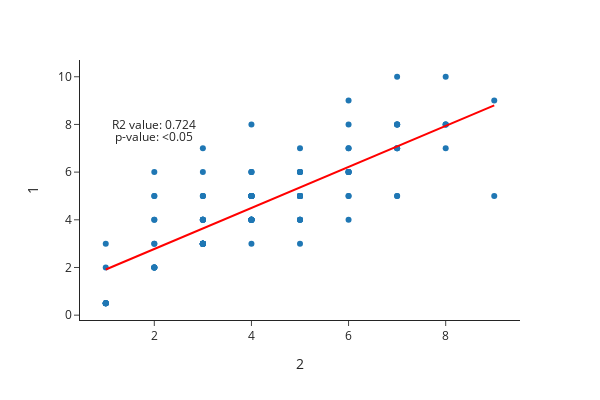

The cell this chart's notebook holds for it:
### Code cell
fig = px.scatter(lampsilis_clean,
    x="B age",
    y="L age",
#     color="ager",
    labels={
        "B age": "2",
        "L age": "1",
                 },
    width=600,
    height=400,           
    template="simple_white",
    trendline="ols",
    trendline_color_override="red"

)
fig.add_annotation(x=2, y=8,
                  text="R2 value: 0.724",
                   align= "left",
                  showarrow=False)
fig.add_annotation(x=2, y=7.5,
                  text="p-value: <0.05",
                  align="left",
                  showarrow=False)

# # linear regression
# regline = sm.OLS(lampsilis_clean["B age"],sm.add_constant(lampsilis_clean["Z age"])).fit().fittedvalues

# # add linear regression line for whole sample
# fig.add_traces(go.Scatter(x=lampsilis_clean["Z age"], y=regline,
#                           mode = 'lines',
#                           marker_color='red',
#                           name='trendline',
#                         )
#                           )

fig.write_image("images/B_L_teres.png")
fig

### Figure 1 — Plotly figure (JSON) as saved in the notebook; plotly's stock layout.template omitted (floating-point values rounded to 4 significant figures)
{"data": [{"hovertemplate": "2=%{x}<br>1=%{y}<extra></extra>", "legendgroup": "", "marker": {"color": "#1F77B4", "symbol": "circle"}, "mode": "markers", "name": "", "orientation": "v", "showlegend": false, "type": "scatter", "x": [5, 6, 4, 4, 3, 5, 2, 5, 8, 8, 4, 5, 5, 3, 9, 4, 5, 6, 4, 5, 4, 7, 6, 2, 5, 8, 5, 4, 7, 9, 3, 8, 2, 2, 7, 5, 7, 3, 1, 2, 1, 1, 4, 3, 5, 3, 3, 4, 3, 6, 6, 3, 2, 7, 5, 5, 8, 7, 4, 4, 3, 3, 3, 3, 3, 5, 3, 5, 2, 5, 4, 7, 6, 4, 3, 6, 3, 2, 7, 7, 4, 4, 2, 3, 3, 6, 5, 4, 6, 6, 3, 5, 4, 2, 5, 5, 3, 5, 2, 4, 3, 4, 3, 3, 4, 3, 3, 4, 4, 3, 4, 3, 7, 4, 4, 4, 4, 6, 4, 6, 1, 1, 1, 1, 1, 1, 2], "xaxis": "x", "y": [5, 9, 4, 5, 3, 4, 2, 5, 8, 8, 5, 5, 6, 3, 9, 5, 6, 7, 5, 5, 5, 8, 5, 5, 4, 7, 5, 4, 5, 5, 5, 10, 3, 5, 8, 7, 10, 4, 3, 3, 2, 0.5, 4, 5, 4, 4, 3, 6, 3, 6, 6, 4, 2, 5, 5, 5, 8, 7, 4, 5, 5, 3, 3, 3, 4, 6, 3, 5, 2, 5, 8, 8, 7, 3, 3, 6, 7, 4, 7, 8, 4, 5, 4, 3, 4, 5, 5, 6, 6, 8, 3, 4, 4, 2, 3, 6, 3, 6, 2, 4, 3, 6, 4, 3, 5, 3, 3, 4, 5, 3, 5, 6, 7, 4, 5, 4, 5, 6, 4, 4, 0.5, 0.5, 0.5, 0.5, 0.5, 0.5, 6], "yaxis": "y"}, {"hovertemplate": "<b>OLS trendline</b><br>L age = 0.860031 * B age + 1.05703<br>R<sup>2</sup>=0.646481<br><br>2=%{x}<br>1=%{y} <b>(trend)</b><extra></extra>", "legendgroup": "", "line": {"color": "red"}, "marker": {"color": "#1F77B4", "symbol": "circle"}, "mode": "lines", "name": "", "showlegend": false, "type": "scatter", "x": [1, 1, 1, 1, 1, 1, 1, 1, 1, 2, 2, 2, 2, 2, 2, 2, 2, 2, 2, 2, 2, 3, 3, 3, 3, 3, 3, 3, 3, 3, 3, 3, 3, 3, 3, 3, 3, 3, 3, 3, 3, 3, 3, 3, 3, 3, 3, 3, 3, 4, 4, 4, 4, 4, 4, 4, 4, 4, 4, 4, 4, 4, 4, 4, 4, 4, 4, 4, 4, 4, 4, 4, 4, 4, 4, 4, 4, 5, 5, 5, 5, 5, 5, 5, 5, 5, 5, 5, 5, 5, 5, 5, 5, 5, 5, 5, 5, 5, 6, 6, 6, 6, 6, 6, 6, 6, 6, 6, 6, 6, 7, 7, 7, 7, 7, 7, 7, 7, 7, 7, 8, 8, 8, 8, 8, 9, 9], "xaxis": "x", "y": [1.917, 1.917, 1.917, 1.917, 1.917, 1.917, 1.917, 1.917, 1.917, 2.777, 2.777, 2.777, 2.777, 2.777, 2.777, 2.777, 2.777, 2.777, 2.777, 2.777, 2.777, 3.637, 3.637, 3.637, 3.637, 3.637, 3.637, 3.637, 3.637, 3.637, 3.637, 3.637, 3.637, 3.637, 3.637, 3.637, 3.637, 3.637, 3.637, 3.637, 3.637, 3.637, 3.637, 3.637, 3.637, 3.637, 3.637, 3.637, 3.637, 4.497, 4.497, 4.497, 4.497, 4.497, 4.497, 4.497, 4.497, 4.497, 4.497, 4.497, 4.497, 4.497, 4.497, 4.497, 4.497, 4.497, 4.497, 4.497, 4.497, 4.497, 4.497, 4.497, 4.497, 4.497, 4.497, 4.497, 4.497, 5.357, 5.357, 5.357, 5.357, 5.357, 5.357, 5.357, 5.357, 5.357, 5.357, 5.357, 5.357, 5.357, 5.357, 5.357, 5.357, 5.357, 5.357, 5.357, 5.357, 5.357, 6.217, 6.217, 6.217, 6.217, 6.217, 6.217, 6.217, 6.217, 6.217, 6.217, 6.217, 6.217, 7.077, 7.077, 7.077, 7.077, 7.077, 7.077, 7.077, 7.077, 7.077, 7.077, 7.937, 7.937, 7.937, 7.937, 7.937, 8.797, 8.797], "yaxis": "y"}], "layout": {"annotations": [{"align": "left", "showarrow": false, "text": "R2 value: 0.724", "x": 2, "y": 8}, {"align": "left", "showarrow": false, "text": "p-value: <0.05", "x": 2, "y": 7.5}], "height": 400, "legend": {"tracegroupgap": 0}, "margin": {"t": 60}, "width": 600, "xaxis": {"anchor": "y", "domain": [0, 1], "title": {"text": "2"}}, "yaxis": {"anchor": "x", "domain": [0, 1], "title": {"text": "1"}}}}
